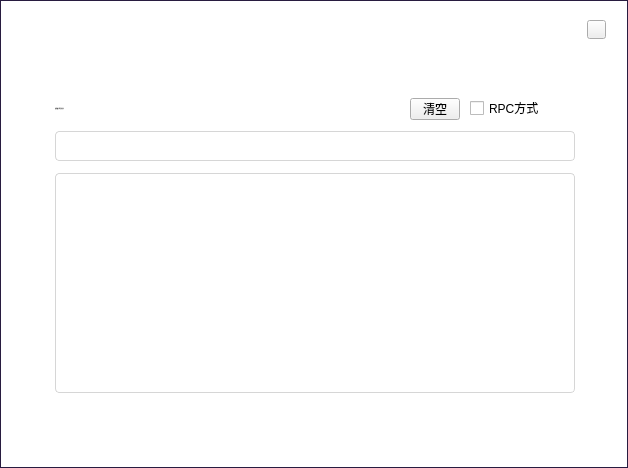
<?xml version="1.0" encoding="UTF-8"?>
<ui version="4.0">
 <class>ConsoleWidget</class>
 <widget class="QWidget" name="ConsoleWidget">
  <property name="geometry">
   <rect>
    <x>0</x>
    <y>0</y>
    <width>628</width>
    <height>468</height>
   </rect>
  </property>
  <property name="windowTitle">
   <string>Form</string>
  </property>
  <property name="styleSheet">
   <string notr="true">#ConsoleWidget{border:1px solid rgb(40,28,64);background-color:white;}
QLineEdit{border:1px solid rgb(214,214,214);border-radius:4px;padding: 0px 8px 0px 8px;font: 12px &quot;微软雅黑&quot;;}
QLabel{font: 12px &quot;微软雅黑&quot;;}</string>
  </property>
  <widget class="QTextBrowser" name="consoleBrowser">
   <property name="geometry">
    <rect>
     <x>55</x>
     <y>173</y>
     <width>520</width>
     <height>220</height>
    </rect>
   </property>
   <property name="font">
    <font>
     <family>微软雅黑</family>
     <pointsize>-1</pointsize>
     <weight>50</weight>
     <italic>false</italic>
     <bold>false</bold>
    </font>
   </property>
   <property name="contextMenuPolicy">
    <enum>Qt::DefaultContextMenu</enum>
   </property>
   <property name="styleSheet">
    <string notr="true">QTextBrowser{border:1px solid rgb(214,214,214);border-radius:4px;padding: 0px 8px 0px 8px;font: 12px &quot;微软雅黑&quot;;}</string>
   </property>
  </widget>
  <widget class="QLabel" name="titleLabel">
   <property name="geometry">
    <rect>
     <x>0</x>
     <y>0</y>
     <width>628</width>
     <height>50</height>
    </rect>
   </property>
   <property name="text">
    <string/>
   </property>
  </widget>
  <widget class="QCheckBox" name="checkBox">
   <property name="geometry">
    <rect>
     <x>470</x>
     <y>100</y>
     <width>91</width>
     <height>16</height>
    </rect>
   </property>
   <property name="cursor">
    <cursorShape>PointingHandCursor</cursorShape>
   </property>
   <property name="text">
    <string>RPC方式</string>
   </property>
  </widget>
  <widget class="QLabel" name="label_2">
   <property name="geometry">
    <rect>
     <x>55</x>
     <y>100</y>
     <width>311</width>
     <height>16</height>
    </rect>
   </property>
   <property name="font">
    <font>
     <family>微软雅黑</family>
     <pointsize>-1</pointsize>
     <weight>50</weight>
     <italic>false</italic>
     <bold>false</bold>
    </font>
   </property>
   <property name="text">
    <string>在此输入命令并回车</string>
   </property>
  </widget>
  <widget class="QToolButton" name="clearBtn">
   <property name="geometry">
    <rect>
     <x>410</x>
     <y>98</y>
     <width>50</width>
     <height>22</height>
    </rect>
   </property>
   <property name="font">
    <font/>
   </property>
   <property name="styleSheet">
    <string notr="true"/>
   </property>
   <property name="text">
    <string>清空</string>
   </property>
  </widget>
  <widget class="QLabel" name="label">
   <property name="geometry">
    <rect>
     <x>34</x>
     <y>17</y>
     <width>70</width>
     <height>21</height>
    </rect>
   </property>
   <property name="font">
    <font>
     <family>微软雅黑</family>
     <pointsize>-1</pointsize>
     <weight>50</weight>
     <italic>false</italic>
     <bold>false</bold>
    </font>
   </property>
   <property name="styleSheet">
    <string notr="true">color: rgb(255, 255, 255);</string>
   </property>
   <property name="text">
    <string>控制台</string>
   </property>
   <property name="alignment">
    <set>Qt::AlignCenter</set>
   </property>
  </widget>
  <widget class="QToolButton" name="closeBtn">
   <property name="geometry">
    <rect>
     <x>587</x>
     <y>20</y>
     <width>19</width>
     <height>19</height>
    </rect>
   </property>
   <property name="cursor">
    <cursorShape>PointingHandCursor</cursorShape>
   </property>
   <property name="focusPolicy">
    <enum>Qt::NoFocus</enum>
   </property>
   <property name="text">
    <string/>
   </property>
  </widget>
  <widget class="QLineEdit" name="consoleLineEdit">
   <property name="geometry">
    <rect>
     <x>55</x>
     <y>131</y>
     <width>520</width>
     <height>30</height>
    </rect>
   </property>
   <property name="font">
    <font>
     <family>微软雅黑</family>
     <pointsize>-1</pointsize>
     <weight>50</weight>
     <italic>false</italic>
     <bold>false</bold>
    </font>
   </property>
   <property name="contextMenuPolicy">
    <enum>Qt::DefaultContextMenu</enum>
   </property>
  </widget>
 </widget>
 <resources/>
 <connections/>
</ui>
